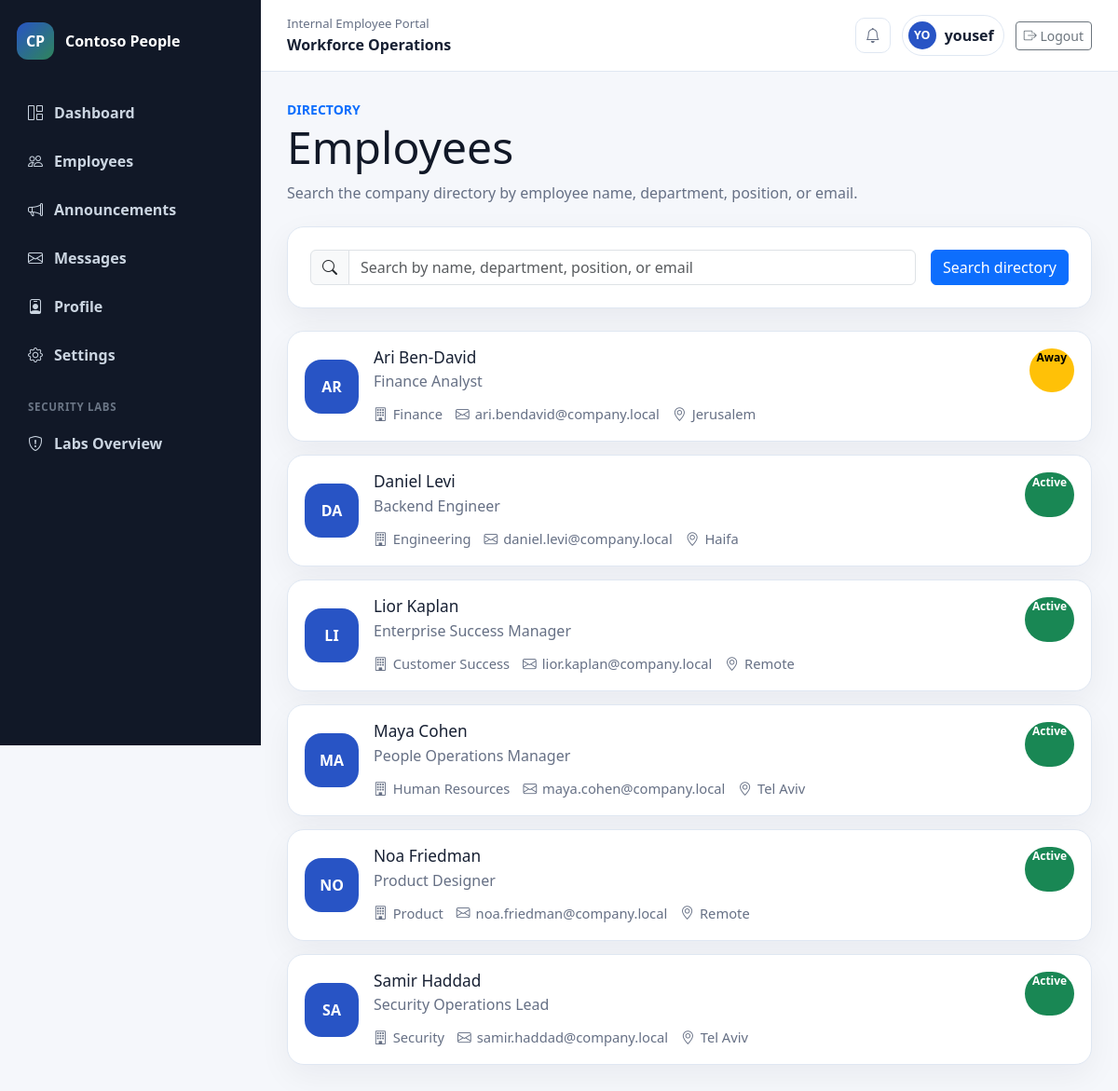
The page /portal/employees (signed in) on the database its author committed.
### tables this page shows
CREATE TABLE employees (
    id INTEGER PRIMARY KEY AUTOINCREMENT,
    full_name TEXT NOT NULL,
    email TEXT NOT NULL UNIQUE,
    department TEXT NOT NULL,
    job_title TEXT NOT NULL,
    location TEXT NOT NULL,
    status TEXT NOT NULL,
    created_at TEXT NOT NULL DEFAULT CURRENT_TIMESTAMP
);

### app/portal.py (the view)
@portal_bp.route("/employees")
@login_required
def employees():
    search_term = request.args.get("q", "").strip()
    database = get_db()
    if search_term:
        like_pattern = f"%{search_term}%"
        employee_rows = database.execute(
            """
            SELECT id, full_name, email, department, job_title, location, status
            FROM employees
            WHERE full_name LIKE ?
               OR department LIKE ?
               OR job_title LIKE ?
               OR email LIKE ?
            ORDER BY full_name
            """,
            (like_pattern, like_pattern, like_pattern, like_pattern),
        ).fetchall()
    else:
        employee_rows = database.execute(
            """
            SELECT id, full_name, email, department, job_title, location, status
            FROM employees
            ORDER BY full_name
            """
        ).fetchall()
    return render_template(
        "portal/employees.html",
        employees=employee_rows,
        search_term=search_term,
    )

### app/auth.py (called while the page is built)
def login_required(view):
    @wraps(view)
    def wrapped_view(**kwargs):
        if session.get("user_id") is None:
            flash("Please log in to view that page.")
            return redirect(url_for("auth.login"))
        return view(**kwargs)
    return wrapped_view

### app/database.py (called while the page is built)
def get_db():
    if "db" not in g:
        g.db = sqlite3.connect(current_app.config["DATABASE_PATH"])
        g.db.row_factory = sqlite3.Row
        g.db.execute("PRAGMA foreign_keys = ON")
    return g.db

### app/detection.py (called while the page is built)
def _collect_inspectable_text():
    parts = [request.full_path]
    if request.form:
        parts.extend(str(value) for value in request.form.values())
    return " ".join(parts)

def register_detection(app):
    @app.before_request
    def _log_and_flag_request():
        if request.path.startswith("/static/"):
            return
        database = get_db()
        database.execute(
            "INSERT INTO request_logs (method, path, ip_address, user_agent) VALUES (?, ?, ?, ?)",
            (request.method, request.path, request.remote_addr, request.headers.get("User-Agent", "")),
        )
        database.commit()
        inspectable = _collect_inspectable_text()
        for pattern, reason in SUSPICIOUS_PATTERNS:
            if pattern.search(inspectable):
                record_alert(reason)
                break

### templates/portal/employees.html (shortened to what this page needs)
{% extends "base.html" %}
{% block content %}
<div class="page-header">
    <div>
        <span class="text-uppercase text-primary small fw-bold">Directory</span>
        <h1>Employees</h1>
        <p>Search the company directory by employee name, department, position, or email.</p>
    </div>
</div>
<section class="portal-card mb-4">
    <form class="row g-3 align-items-center" method="get">
        <div class="col-lg">
            <div class="input-group">
                <span class="input-group-text"><i class="bi bi-search"></i></span>
                <input
                    class="form-control"
                    type="search"
                    name="q"
                    value="{{ search_term }}"
                    placeholder="Search by name, department, position, or email"
                >
            </div>
        </div>
        <div class="col-lg-auto">
            <button class="btn btn-primary w-100" type="submit">Search directory</button>
        </div>
    </form>
</section>
{% include "portal/_employee_directory.html" %}
{% endblock %}

### templates/portal/_employee_directory.html (shortened to what this page needs)
<div class="employee-directory">
    {% for employee in employees %}
        <a class="employee-card" href="{{ url_for('portal.employee_detail', employee_id=employee.id) }}">
            <div class="employee-avatar">{{ employee.full_name[:2].upper() }}</div>
            <div class="employee-main">
                <div class="d-flex justify-content-between gap-3">
                    <div>
                        <h2>{{ employee.full_name }}</h2>
                        <p>{{ employee.job_title }}</p>
                    </div>
                    <span class="badge rounded-pill {% if employee.status == 'Active' %}text-bg-success{% else %}text-bg-warning{% endif %}">
                        {{ employee.status if employee.status != "Onboarding" else "Away" }}
                    </span>
                </div>
                <div class="employee-meta">
                    <span><i class="bi bi-building"></i>{{ employee.department }}</span>
                    <span><i class="bi bi-envelope"></i>{{ employee.email }}</span>
                    <span><i class="bi bi-geo-alt"></i>{{ employee.location }}</span>
                </div>
            </div>
        </a>
    {% endfor %}
</div>

### static/css/style.css (style rules this page uses)
:root { --portal-bg: #f5f7fb; --portal-surface: #ffffff; --portal-border: #dfe7f2; --portal-text: #172033; --portal-muted: #667085; --portal-primary: #2854c5; --portal-sidebar: #111827; }
body { min-height: 100vh; color: var(--portal-text); background: var(--portal-bg); }
a { text-decoration: none; }
.avatar-sm, .employee-avatar, .profile-photo, .metric-icon { display: inline-grid; place-items: center; color: #ffffff; background: var(--portal-primary); font-weight: 800; }
.feature-card, .portal-card, .auth-panel, .lab-panel, .placeholder-panel { border: 1px solid var(--portal-border); border-radius: 18px; background: var(--portal-surface); box-shadow: 0 12px 34px rgba(17, 24, 39, 0.06); }
.feature-card, .portal-card, .auth-panel, .lab-panel, .placeholder-panel { padding: 24px; }
.page-header { display: flex; justify-content: space-between; align-items: flex-start; gap: 18px; margin-bottom: 24px; }
.page-header h1 { margin: 0; color: #111827; font-size: clamp(2rem, 4vw, 3rem); }
.page-header p { max-width: 760px; margin: 8px 0 0; color: var(--portal-muted); }
.event-list span, .news-list span, .employee-meta, .portal-card p { color: var(--portal-muted); }
.employee-directory { display: grid; gap: 14px; }
.employee-card { display: flex; align-items: center; gap: 16px; padding: 18px; border: 1px solid var(--portal-border); border-radius: 18px; color: inherit; background: #ffffff; box-shadow: 0 12px 34px rgba(17, 24, 39, 0.05); }
.employee-avatar { flex: 0 0 auto; width: 58px; height: 58px; border-radius: 18px; }
.employee-main { min-width: 0; flex: 1; }
.employee-main h2 { margin: 0; font-size: 1.08rem; }
.employee-main p { margin: 3px 0 0; color: var(--portal-muted); }
.employee-meta { display: flex; flex-wrap: wrap; gap: 14px; margin-top: 12px; font-size: 0.92rem; }
.employee-meta span { display: inline-flex; align-items: center; gap: 6px; }

### rows shown on the page
employees: full_name "AR", full_name "Ari Ben-David", job_title "Finance Analyst", status "Away", department "Finance", email "ari.bendavid@company.local", location "Jerusalem"
employees: full_name "DA", full_name "Daniel Levi", job_title "Backend Engineer", status "Active", department "Engineering", email "daniel.levi@company.local", location "Haifa"
employees: full_name "LI", full_name "Lior Kaplan", job_title "Enterprise Success Manager", status "Active", department "Customer Success", email "lior.kaplan@company.local", location "Remote"
employees: full_name "MA", full_name "Maya Cohen", job_title "People Operations Manager", status "Active", department "Human Resources", email "maya.cohen@company.local", location "Tel Aviv"
employees: full_name "NO", full_name "Noa Friedman", job_title "Product Designer", status "Active", department "Product", email "noa.friedman@company.local", location "Remote"
employees: full_name "SA", full_name "Samir Haddad", job_title "Security Operations Lead", status "Active", department "Security", email "samir.haddad@company.local", location "Tel Aviv"

### other values the page prints
{{ session.get("username", "EP")[:2].upper() }} "YO"
{{ session.get("username", "Employee") }} "yousef"
